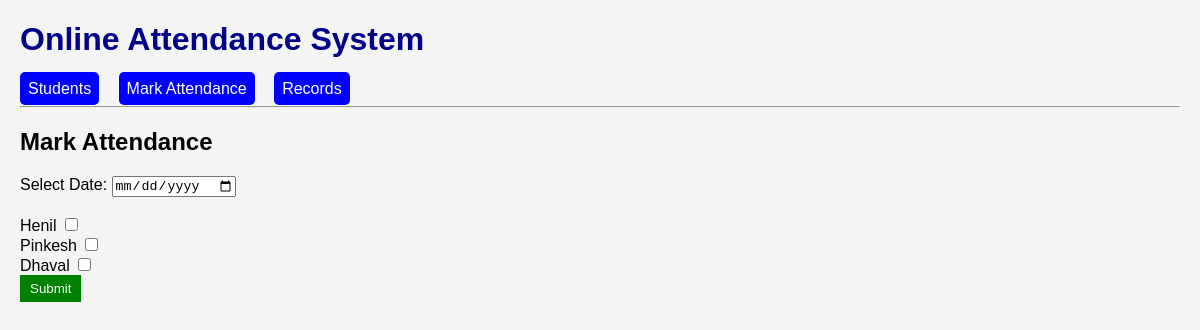
The page /attendance/ on the database its author committed.
### attendance/models.py (models this page shows, shortened)
class Student(models.Model):
    name = models.CharField(max_length=100)

### attendance/views.py (the view, shortened to what this page needs)
# urls.py: path('attendance/', views.mark_attendance, name='attendance'),
def mark_attendance(request):
    students = Student.objects.all()
    return render(request, 'attendance.html', {'students': students})

### templates/attendance.html (shortened to what this page needs)
{% extends 'base.html' %}
{% block content %}
<h2>Mark Attendance</h2>
<form method="POST">
    <label>Select Date:</label>
    <input type="date" name="date" required><br><br>
    {% for s in students %}
        <div>
            {{ s.name }}
            <input type="checkbox" name="{{ s.id }}">
        </div>
    {% endfor %}
    <button type="submit">Submit</button>
</form>
{% endblock %}

### static/style.css (style rules this page uses)
body { font-family: Arial; background: #f4f4f4; margin: 20px; }
button { background: green; color: white; padding: 6px 10px; border: none; }

### rows shown on the page
Student: name "Henil"
Student: name "Pinkesh"
Student: name "Dhaval"
